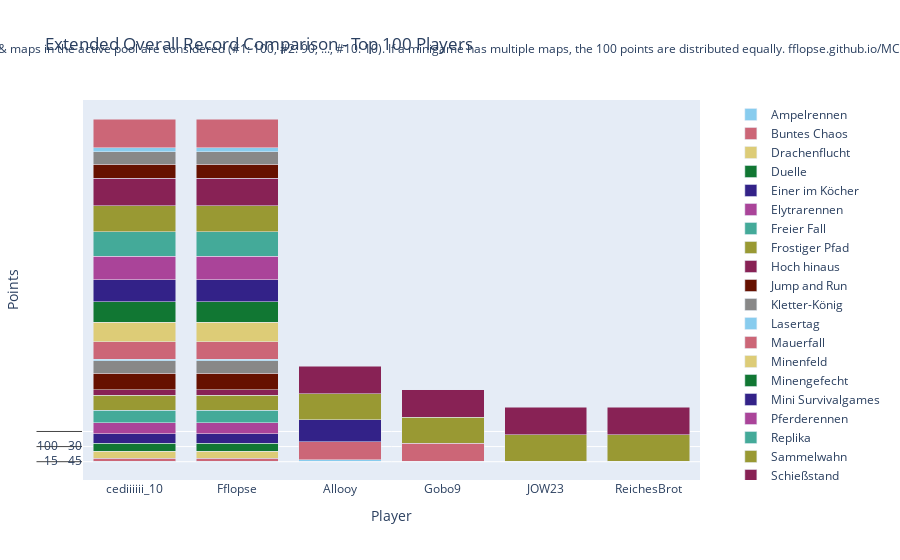

Source (notebook cell):
### Code cell
import plotly.graph_objects as go

# Sum all columns to get the total score
outDf['Total'] = outDf.sum(axis=1)

# Sort by total score and fill N/A values with 0
outDf = outDf.sort_values(by='Total', ascending=False).fillna(0)

# Crop to top 10 players
cropDf = outDf.head(100).copy()

# Drop the 'Total' column for plotting
cropDf = cropDf.drop(columns=['Total'])

# Create a color palette
color_palette = px.colors.qualitative.Safe

# Create the stacked bar plot
fig = go.Figure()

for column in cropDf.columns.difference(['Player']):
    fig.add_trace(go.Bar(
        x=cropDf.index,
        y=cropDf[column],
        name=column,
        marker_color=color_palette[len(fig.data) % len(color_palette)]
    ))

# Update layout
fig.update_layout(
    barmode='stack',
    title='Extended Overall Record Comparison - Top 100 Players',
    xaxis=dict(title='Player'),
    yaxis=dict(title='Points'),
    #height=800,
    #width=1000,
    legend=dict(
        x=1.05,
        y=0.5,
        traceorder='normal',
        font=dict(size=12),
        bgcolor='rgba(255, 255, 255, 0)',
        bordercolor='rgba(0, 0, 0, 0)'
    ),
    margin=dict(r=200),  # Adjust right margin to make room for the legend
    annotations=[
        dict(
            x=0.5,
            y=1.1635,
            xref='paper',
            yref='paper',
            text='Max 100 points per minigame. Records #1 through #10 of games & maps in the active pool are considered (#1: 100, #2: 90, ..., #10: 10). If a minigame has multiple maps, the 100 points are distributed equally. fflopse.github.io/MCP-Records/data-analysis/global-ranking.ipynb',
            showarrow=False,
            font=dict(size=12),
            xanchor='center'
        )
    ]
)

fig.show()

# save the plot as an html file

fig.write_html('out/full_overall_record_comparison.html')

### Figure 1 — Plotly figure (JSON) as saved in the notebook; plotly's stock layout.template omitted (floating-point values rounded to 4 significant figures; data arrays with more than 128 entries replaced by an {"elided": "..."} marker saying what was removed)
{"data": [{"marker": {"color": "rgb(136, 204, 238)"}, "name": "Ampelrennen", "type": "bar", "x": ["cediiiiii_10", "Fflopse", "Allooy", "Gobo9", "JOW23", "ReichesBrot", "HerrDante", "Ex4cted", "_n3d", "Pedrozockt", "Muniix", "chrisihalt", "Freeeedom", "Squashgitter333", "Ninivee", "TAMISH009", "Teesily", "yzvm", "2wc", "lizsyy", "Umgfoin", "2B9", "KakaMC", "DarkCobweb", "Luxemburq", "La_meleagro", "unausgesprochen", "Grapfen", "yiiq", "Sey__", "NewNormal0947", "camman18YT", "MindsetKito", "Gerrygames", "miridis41", "Schmaarek", "Joe3346", "Shiewk", "FrozenNoah", "GermanPie", "ffawks", "Davinci_Son", "TheFabo", "DieserBear", "byTobi", "MaxMitMaulkorb", "Sower_", "ByNetherdude", "LeMetin_", "zBro", "Pluto28", "Persidieus", "LeWi_100", "Stockinqs", "GeneralEnte06", "Lubottus", "h4nnes", "GamemasterNiki", "JOW24", "Feinberg", "YBCM", "Mincheeen", "xBaumeisterin", "JennieKim", "agowskyy", "LordAlexos", "ZweitesIch", "Seemops_8", "TheBreadHD", "RasenLP", "Flitzi_Dino", "MaxOnTheRoad", "Txlentierter", "rotmann2", "Julius16", "HeIsJustAPoorBoy", "M0osebumps", "Ritokii", "Cytoox", "Wienerisch", "deadfiight", "IchHolzDichWeg", "SatzdesPytag0ras", "G0at3D", "ArthurAlchemist", "DerAutist", "Mansuni", "Gummibearchen", "Krusti", "Simlll", "Sebi1801", "lolisamakun", "y9nic", "SiLoHB", "Morittz", "lolisamasan", "Lingex", "Tim_Voltia", "revolverz", "Hyxeed"], "y": {"elided": "100x2 int values"}}, {"marker": {"color": "rgb(204, 102, 119)"}, "name": "Buntes Chaos", "type": "bar", "x": ["cediiiiii_10", "Fflopse", "Allooy", "Gobo9", "JOW23", "ReichesBrot", "HerrDante", "Ex4cted", "_n3d", "Pedrozockt", "Muniix", "chrisihalt", "Freeeedom", "Squashgitter333", "Ninivee", "TAMISH009", "Teesily", "yzvm", "2wc", "lizsyy", "Umgfoin", "2B9", "KakaMC", "DarkCobweb", "Luxemburq", "La_meleagro", "unausgesprochen", "Grapfen", "yiiq", "Sey__", "NewNormal0947", "camman18YT", "MindsetKito", "Gerrygames", "miridis41", "Schmaarek", "Joe3346", "Shiewk", "FrozenNoah", "GermanPie", "ffawks", "Davinci_Son", "TheFabo", "DieserBear", "byTobi", "MaxMitMaulkorb", "Sower_", "ByNetherdude", "LeMetin_", "zBro", "Pluto28", "Persidieus", "LeWi_100", "Stockinqs", "GeneralEnte06", "Lubottus", "h4nnes", "GamemasterNiki", "JOW24", "Feinberg", "YBCM", "Mincheeen", "xBaumeisterin", "JennieKim", "agowskyy", "LordAlexos", "ZweitesIch", "Seemops_8", "TheBreadHD", "RasenLP", "Flitzi_Dino", "MaxOnTheRoad", "Txlentierter", "rotmann2", "Julius16", "HeIsJustAPoorBoy", "M0osebumps", "Ritokii", "Cytoox", "Wienerisch", "deadfiight", "IchHolzDichWeg", "SatzdesPytag0ras", "G0at3D", "ArthurAlchemist", "DerAutist", "Mansuni", "Gummibearchen", "Krusti", "Simlll", "Sebi1801", "lolisamakun", "y9nic", "SiLoHB", "Morittz", "lolisamasan", "Lingex", "Tim_Voltia", "revolverz", "Hyxeed"], "y": {"elided": "100x2 int values"}}, {"marker": {"color": "rgb(221, 204, 119)"}, "name": "Drachenflucht", "type": "bar", "x": ["cediiiiii_10", "Fflopse", "Allooy", "Gobo9", "JOW23", "ReichesBrot", "HerrDante", "Ex4cted", "_n3d", "Pedrozockt", "Muniix", "chrisihalt", "Freeeedom", "Squashgitter333", "Ninivee", "TAMISH009", "Teesily", "yzvm", "2wc", "lizsyy", "Umgfoin", "2B9", "KakaMC", "DarkCobweb", "Luxemburq", "La_meleagro", "unausgesprochen", "Grapfen", "yiiq", "Sey__", "NewNormal0947", "camman18YT", "MindsetKito", "Gerrygames", "miridis41", "Schmaarek", "Joe3346", "Shiewk", "FrozenNoah", "GermanPie", "ffawks", "Davinci_Son", "TheFabo", "DieserBear", "byTobi", "MaxMitMaulkorb", "Sower_", "ByNetherdude", "LeMetin_", "zBro", "Pluto28", "Persidieus", "LeWi_100", "Stockinqs", "GeneralEnte06", "Lubottus", "h4nnes", "GamemasterNiki", "JOW24", "Feinberg", "YBCM", "Mincheeen", "xBaumeisterin", "JennieKim", "agowskyy", "LordAlexos", "ZweitesIch", "Seemops_8", "TheBreadHD", "RasenLP", "Flitzi_Dino", "MaxOnTheRoad", "Txlentierter", "rotmann2", "Julius16", "HeIsJustAPoorBoy", "M0osebumps", "Ritokii", "Cytoox", "Wienerisch", "deadfiight", "IchHolzDichWeg", "SatzdesPytag0ras", "G0at3D", "ArthurAlchemist", "DerAutist", "Mansuni", "Gummibearchen", "Krusti", "Simlll", "Sebi1801", "lolisamakun", "y9nic", "SiLoHB", "Morittz", "lolisamasan", "Lingex", "Tim_Voltia", "revolverz", "Hyxeed"], "y": {"elided": "100x2 float values"}}, {"marker": {"color": "rgb(17, 119, 51)"}, "name": "Duelle", "type": "bar", "x": ["cediiiiii_10", "Fflopse", "Allooy", "Gobo9", "JOW23", "ReichesBrot", "HerrDante", "Ex4cted", "_n3d", "Pedrozockt", "Muniix", "chrisihalt", "Freeeedom", "Squashgitter333", "Ninivee", "TAMISH009", "Teesily", "yzvm", "2wc", "lizsyy", "Umgfoin", "2B9", "KakaMC", "DarkCobweb", "Luxemburq", "La_meleagro", "unausgesprochen", "Grapfen", "yiiq", "Sey__", "NewNormal0947", "camman18YT", "MindsetKito", "Gerrygames", "miridis41", "Schmaarek", "Joe3346", "Shiewk", "FrozenNoah", "GermanPie", "ffawks", "Davinci_Son", "TheFabo", "DieserBear", "byTobi", "MaxMitMaulkorb", "Sower_", "ByNetherdude", "LeMetin_", "zBro", "Pluto28", "Persidieus", "LeWi_100", "Stockinqs", "GeneralEnte06", "Lubottus", "h4nnes", "GamemasterNiki", "JOW24", "Feinberg", "YBCM", "Mincheeen", "xBaumeisterin", "JennieKim", "agowskyy", "LordAlexos", "ZweitesIch", "Seemops_8", "TheBreadHD", "RasenLP", "Flitzi_Dino", "MaxOnTheRoad", "Txlentierter", "rotmann2", "Julius16", "HeIsJustAPoorBoy", "M0osebumps", "Ritokii", "Cytoox", "Wienerisch", "deadfiight", "IchHolzDichWeg", "SatzdesPytag0ras", "G0at3D", "ArthurAlchemist", "DerAutist", "Mansuni", "Gummibearchen", "Krusti", "Simlll", "Sebi1801", "lolisamakun", "y9nic", "SiLoHB", "Morittz", "lolisamasan", "Lingex", "Tim_Voltia", "revolverz", "Hyxeed"], "y": {"elided": "100x2 int values"}}, {"marker": {"color": "rgb(51, 34, 136)"}, "name": "Einer im Köcher", "type": "bar", "x": ["cediiiiii_10", "Fflopse", "Allooy", "Gobo9", "JOW23", "ReichesBrot", "HerrDante", "Ex4cted", "_n3d", "Pedrozockt", "Muniix", "chrisihalt", "Freeeedom", "Squashgitter333", "Ninivee", "TAMISH009", "Teesily", "yzvm", "2wc", "lizsyy", "Umgfoin", "2B9", "KakaMC", "DarkCobweb", "Luxemburq", "La_meleagro", "unausgesprochen", "Grapfen", "yiiq", "Sey__", "NewNormal0947", "camman18YT", "MindsetKito", "Gerrygames", "miridis41", "Schmaarek", "Joe3346", "Shiewk", "FrozenNoah", "GermanPie", "ffawks", "Davinci_Son", "TheFabo", "DieserBear", "byTobi", "MaxMitMaulkorb", "Sower_", "ByNetherdude", "LeMetin_", "zBro", "Pluto28", "Persidieus", "LeWi_100", "Stockinqs", "GeneralEnte06", "Lubottus", "h4nnes", "GamemasterNiki", "JOW24", "Feinberg", "YBCM", "Mincheeen", "xBaumeisterin", "JennieKim", "agowskyy", "LordAlexos", "ZweitesIch", "Seemops_8", "TheBreadHD", "RasenLP", "Flitzi_Dino", "MaxOnTheRoad", "Txlentierter", "rotmann2", "Julius16", "HeIsJustAPoorBoy", "M0osebumps", "Ritokii", "Cytoox", "Wienerisch", "deadfiight", "IchHolzDichWeg", "SatzdesPytag0ras", "G0at3D", "ArthurAlchemist", "DerAutist", "Mansuni", "Gummibearchen", "Krusti", "Simlll", "Sebi1801", "lolisamakun", "y9nic", "SiLoHB", "Morittz", "lolisamasan", "Lingex", "Tim_Voltia", "revolverz", "Hyxeed"], "y": {"elided": "100x2 float values"}}, {"marker": {"color": "rgb(170, 68, 153)"}, "name": "Elytrarennen", "type": "bar", "x": ["cediiiiii_10", "Fflopse", "Allooy", "Gobo9", "JOW23", "ReichesBrot", "HerrDante", "Ex4cted", "_n3d", "Pedrozockt", "Muniix", "chrisihalt", "Freeeedom", "Squashgitter333", "Ninivee", "TAMISH009", "Teesily", "yzvm", "2wc", "lizsyy", "Umgfoin", "2B9", "KakaMC", "DarkCobweb", "Luxemburq", "La_meleagro", "unausgesprochen", "Grapfen", "yiiq", "Sey__", "NewNormal0947", "camman18YT", "MindsetKito", "Gerrygames", "miridis41", "Schmaarek", "Joe3346", "Shiewk", "FrozenNoah", "GermanPie", "ffawks", "Davinci_Son", "TheFabo", "DieserBear", "byTobi", "MaxMitMaulkorb", "Sower_", "ByNetherdude", "LeMetin_", "zBro", "Pluto28", "Persidieus", "LeWi_100", "Stockinqs", "GeneralEnte06", "Lubottus", "h4nnes", "GamemasterNiki", "JOW24", "Feinberg", "YBCM", "Mincheeen", "xBaumeisterin", "JennieKim", "agowskyy", "LordAlexos", "ZweitesIch", "Seemops_8", "TheBreadHD", "RasenLP", "Flitzi_Dino", "MaxOnTheRoad", "Txlentierter", "rotmann2", "Julius16", "HeIsJustAPoorBoy", "M0osebumps", "Ritokii", "Cytoox", "Wienerisch", "deadfiight", "IchHolzDichWeg", "SatzdesPytag0ras", "G0at3D", "ArthurAlchemist", "DerAutist", "Mansuni", "Gummibearchen", "Krusti", "Simlll", "Sebi1801", "lolisamakun", "y9nic", "SiLoHB", "Morittz", "lolisamasan", "Lingex", "Tim_Voltia", "revolverz", "Hyxeed"], "y": {"elided": "100x2 float values"}}, {"marker": {"color": "rgb(68, 170, 153)"}, "name": "Freier Fall", "type": "bar", "x": ["cediiiiii_10", "Fflopse", "Allooy", "Gobo9", "JOW23", "ReichesBrot", "HerrDante", "Ex4cted", "_n3d", "Pedrozockt", "Muniix", "chrisihalt", "Freeeedom", "Squashgitter333", "Ninivee", "TAMISH009", "Teesily", "yzvm", "2wc", "lizsyy", "Umgfoin", "2B9", "KakaMC", "DarkCobweb", "Luxemburq", "La_meleagro", "unausgesprochen", "Grapfen", "yiiq", "Sey__", "NewNormal0947", "camman18YT", "MindsetKito", "Gerrygames", "miridis41", "Schmaarek", "Joe3346", "Shiewk", "FrozenNoah", "GermanPie", "ffawks", "Davinci_Son", "TheFabo", "DieserBear", "byTobi", "MaxMitMaulkorb", "Sower_", "ByNetherdude", "LeMetin_", "zBro", "Pluto28", "Persidieus", "LeWi_100", "Stockinqs", "GeneralEnte06", "Lubottus", "h4nnes", "GamemasterNiki", "JOW24", "Feinberg", "YBCM", "Mincheeen", "xBaumeisterin", "JennieKim", "agowskyy", "LordAlexos", "ZweitesIch", "Seemops_8", "TheBreadHD", "RasenLP", "Flitzi_Dino", "MaxOnTheRoad", "Txlentierter", "rotmann2", "Julius16", "HeIsJustAPoorBoy", "M0osebumps", "Ritokii", "Cytoox", "Wienerisch", "deadfiight", "IchHolzDichWeg", "SatzdesPytag0ras", "G0at3D", "ArthurAlchemist", "DerAutist", "Mansuni", "Gummibearchen", "Krusti", "Simlll", "Sebi1801", "lolisamakun", "y9nic", "SiLoHB", "Morittz", "lolisamasan", "Lingex", "Tim_Voltia", "revolverz", "Hyxeed"], "y": {"elided": "100x2 int values"}}, {"marker": {"color": "rgb(153, 153, 51)"}, "name": "Frostiger Pfad", "type": "bar", "x": ["cediiiiii_10", "Fflopse", "Allooy", "Gobo9", "JOW23", "ReichesBrot", "HerrDante", "Ex4cted", "_n3d", "Pedrozockt", "Muniix", "chrisihalt", "Freeeedom", "Squashgitter333", "Ninivee", "TAMISH009", "Teesily", "yzvm", "2wc", "lizsyy", "Umgfoin", "2B9", "KakaMC", "DarkCobweb", "Luxemburq", "La_meleagro", "unausgesprochen", "Grapfen", "yiiq", "Sey__", "NewNormal0947", "camman18YT", "MindsetKito", "Gerrygames", "miridis41", "Schmaarek", "Joe3346", "Shiewk", "FrozenNoah", "GermanPie", "ffawks", "Davinci_Son", "TheFabo", "DieserBear", "byTobi", "MaxMitMaulkorb", "Sower_", "ByNetherdude", "LeMetin_", "zBro", "Pluto28", "Persidieus", "LeWi_100", "Stockinqs", "GeneralEnte06", "Lubottus", "h4nnes", "GamemasterNiki", "JOW24", "Feinberg", "YBCM", "Mincheeen", "xBaumeisterin", "JennieKim", "agowskyy", "LordAlexos", "ZweitesIch", "Seemops_8", "TheBreadHD", "RasenLP", "Flitzi_Dino", "MaxOnTheRoad", "Txlentierter", "rotmann2", "Julius16", "HeIsJustAPoorBoy", "M0osebumps", "Ritokii", "Cytoox", "Wienerisch", "deadfiight", "IchHolzDichWeg", "SatzdesPytag0ras", "G0at3D", "ArthurAlchemist", "DerAutist", "Mansuni", "Gummibearchen", "Krusti", "Simlll", "Sebi1801", "lolisamakun", "y9nic", "SiLoHB", "Morittz", "lolisamasan", "Lingex", "Tim_Voltia", "revolverz", "Hyxeed"], "y": {"elided": "100x2 int values"}}, {"marker": {"color": "rgb(136, 34, 85)"}, "name": "Hoch hinaus", "type": "bar", "x": ["cediiiiii_10", "Fflopse", "Allooy", "Gobo9", "JOW23", "ReichesBrot", "HerrDante", "Ex4cted", "_n3d", "Pedrozockt", "Muniix", "chrisihalt", "Freeeedom", "Squashgitter333", "Ninivee", "TAMISH009", "Teesily", "yzvm", "2wc", "lizsyy", "Umgfoin", "2B9", "KakaMC", "DarkCobweb", "Luxemburq", "La_meleagro", "unausgesprochen", "Grapfen", "yiiq", "Sey__", "NewNormal0947", "camman18YT", "MindsetKito", "Gerrygames", "miridis41", "Schmaarek", "Joe3346", "Shiewk", "FrozenNoah", "GermanPie", "ffawks", "Davinci_Son", "TheFabo", "DieserBear", "byTobi", "MaxMitMaulkorb", "Sower_", "ByNetherdude", "LeMetin_", "zBro", "Pluto28", "Persidieus", "LeWi_100", "Stockinqs", "GeneralEnte06", "Lubottus", "h4nnes", "GamemasterNiki", "JOW24", "Feinberg", "YBCM", "Mincheeen", "xBaumeisterin", "JennieKim", "agowskyy", "LordAlexos", "ZweitesIch", "Seemops_8", "TheBreadHD", "RasenLP", "Flitzi_Dino", "MaxOnTheRoad", "Txlentierter", "rotmann2", "Julius16", "HeIsJustAPoorBoy", "M0osebumps", "Ritokii", "Cytoox", "Wienerisch", "deadfiight", "IchHolzDichWeg", "SatzdesPytag0ras", "G0at3D", "ArthurAlchemist", "DerAutist", "Mansuni", "Gummibearchen", "Krusti", "Simlll", "Sebi1801", "lolisamakun", "y9nic", "SiLoHB", "Morittz", "lolisamasan", "Lingex", "Tim_Voltia", "revolverz", "Hyxeed"], "y": {"elided": "100x2 int values"}}, {"marker": {"color": "rgb(102, 17, 0)"}, "name": "Jump and Run", "type": "bar", "x": ["cediiiiii_10", "Fflopse", "Allooy", "Gobo9", "JOW23", "ReichesBrot", "HerrDante", "Ex4cted", "_n3d", "Pedrozockt", "Muniix", "chrisihalt", "Freeeedom", "Squashgitter333", "Ninivee", "TAMISH009", "Teesily", "yzvm", "2wc", "lizsyy", "Umgfoin", "2B9", "KakaMC", "DarkCobweb", "Luxemburq", "La_meleagro", "unausgesprochen", "Grapfen", "yiiq", "Sey__", "NewNormal0947", "camman18YT", "MindsetKito", "Gerrygames", "miridis41", "Schmaarek", "Joe3346", "Shiewk", "FrozenNoah", "GermanPie", "ffawks", "Davinci_Son", "TheFabo", "DieserBear", "byTobi", "MaxMitMaulkorb", "Sower_", "ByNetherdude", "LeMetin_", "zBro", "Pluto28", "Persidieus", "LeWi_100", "Stockinqs", "GeneralEnte06", "Lubottus", "h4nnes", "GamemasterNiki", "JOW24", "Feinberg", "YBCM", "Mincheeen", "xBaumeisterin", "JennieKim", "agowskyy", "LordAlexos", "ZweitesIch", "Seemops_8", "TheBreadHD", "RasenLP", "Flitzi_Dino", "MaxOnTheRoad", "Txlentierter", "rotmann2", "Julius16", "HeIsJustAPoorBoy", "M0osebumps", "Ritokii", "Cytoox", "Wienerisch", "deadfiight", "IchHolzDichWeg", "SatzdesPytag0ras", "G0at3D", "ArthurAlchemist", "DerAutist", "Mansuni", "Gummibearchen", "Krusti", "Simlll", "Sebi1801", "lolisamakun", "y9nic", "SiLoHB", "Morittz", "lolisamasan", "Lingex", "Tim_Voltia", "revolverz", "Hyxeed"], "y": {"elided": "100x2 float values"}}, {"marker": {"color": "rgb(136, 136, 136)"}, "name": "Kletter-König", "type": "bar", "x": ["cediiiiii_10", "Fflopse", "Allooy", "Gobo9", "JOW23", "ReichesBrot", "HerrDante", "Ex4cted", "_n3d", "Pedrozockt", "Muniix", "chrisihalt", "Freeeedom", "Squashgitter333", "Ninivee", "TAMISH009", "Teesily", "yzvm", "2wc", "lizsyy", "Umgfoin", "2B9", "KakaMC", "DarkCobweb", "Luxemburq", "La_meleagro", "unausgesprochen", "Grapfen", "yiiq", "Sey__", "NewNormal0947", "camman18YT", "MindsetKito", "Gerrygames", "miridis41", "Schmaarek", "Joe3346", "Shiewk", "FrozenNoah", "GermanPie", "ffawks", "Davinci_Son", "TheFabo", "DieserBear", "byTobi", "MaxMitMaulkorb", "Sower_", "ByNetherdude", "LeMetin_", "zBro", "Pluto28", "Persidieus", "LeWi_100", "Stockinqs", "GeneralEnte06", "Lubottus", "h4nnes", "GamemasterNiki", "JOW24", "Feinberg", "YBCM", "Mincheeen", "xBaumeisterin", "JennieKim", "agowskyy", "LordAlexos", "ZweitesIch", "Seemops_8", "TheBreadHD", "RasenLP", "Flitzi_Dino", "MaxOnTheRoad", "Txlentierter", "rotmann2", "Julius16", "HeIsJustAPoorBoy", "M0osebumps", "Ritokii", "Cytoox", "Wienerisch", "deadfiight", "IchHolzDichWeg", "SatzdesPytag0ras", "G0at3D", "ArthurAlchemist", "DerAutist", "Mansuni", "Gummibearchen", "Krusti", "Simlll", "Sebi1801", "lolisamakun", "y9nic", "SiLoHB", "Morittz", "lolisamasan", "Lingex", "Tim_Voltia", "revolverz", "Hyxeed"], "y": {"elided": "100x2 int values"}}, {"marker": {"color": "rgb(136, 204, 238)"}, "name": "Lasertag", "type": "bar", "x": ["cediiiiii_10", "Fflopse", "Allooy", "Gobo9", "JOW23", "ReichesBrot", "HerrDante", "Ex4cted", "_n3d", "Pedrozockt", "Muniix", "chrisihalt", "Freeeedom", "Squashgitter333", "Ninivee", "TAMISH009", "Teesily", "yzvm", "2wc", "lizsyy", "Umgfoin", "2B9", "KakaMC", "DarkCobweb", "Luxemburq", "La_meleagro", "unausgesprochen", "Grapfen", "yiiq", "Sey__", "NewNormal0947", "camman18YT", "MindsetKito", "Gerrygames", "miridis41", "Schmaarek", "Joe3346", "Shiewk", "FrozenNoah", "GermanPie", "ffawks", "Davinci_Son", "TheFabo", "DieserBear", "byTobi", "MaxMitMaulkorb", "Sower_", "ByNetherdude", "LeMetin_", "zBro", "Pluto28", "Persidieus", "LeWi_100", "Stockinqs", "GeneralEnte06", "Lubottus", "h4nnes", "GamemasterNiki", "JOW24", "Feinberg", "YBCM", "Mincheeen", "xBaumeisterin", "JennieKim", "agowskyy", "LordAlexos", "ZweitesIch", "Seemops_8", "TheBreadHD", "RasenLP", "Flitzi_Dino", "MaxOnTheRoad", "Txlentierter", "rotmann2", "Julius16", "HeIsJustAPoorBoy", "M0osebumps", "Ritokii", "Cytoox", "Wienerisch", "deadfiight", "IchHolzDichWeg", "SatzdesPytag0ras", "G0at3D", "ArthurAlchemist", "DerAutist", "Mansuni", "Gummibearchen", "Krusti", "Simlll", "Sebi1801", "lolisamakun", "y9nic", "SiLoHB", "Morittz", "lolisamasan", "Lingex", "Tim_Voltia", "revolverz", "Hyxeed"], "y": {"elided": "100x3 float values"}}, {"marker": {"color": "rgb(204, 102, 119)"}, "name": "Mauerfall", "type": "bar", "x": ["cediiiiii_10", "Fflopse", "Allooy", "Gobo9", "JOW23", "ReichesBrot", "HerrDante", "Ex4cted", "_n3d", "Pedrozockt", "Muniix", "chrisihalt", "Freeeedom", "Squashgitter333", "Ninivee", "TAMISH009", "Teesily", "yzvm", "2wc", "lizsyy", "Umgfoin", "2B9", "KakaMC", "DarkCobweb", "Luxemburq", "La_meleagro", "unausgesprochen", "Grapfen", "yiiq", "Sey__", "NewNormal0947", "camman18YT", "MindsetKito", "Gerrygames", "miridis41", "Schmaarek", "Joe3346", "Shiewk", "FrozenNoah", "GermanPie", "ffawks", "Davinci_Son", "TheFabo", "DieserBear", "byTobi", "MaxMitMaulkorb", "Sower_", "ByNetherdude", "LeMetin_", "zBro", "Pluto28", "Persidieus", "LeWi_100", "Stockinqs", "GeneralEnte06", "Lubottus", "h4nnes", "GamemasterNiki", "JOW24", "Feinberg", "YBCM", "Mincheeen", "xBaumeisterin", "JennieKim", "agowskyy", "LordAlexos", "ZweitesIch", "Seemops_8", "TheBreadHD", "RasenLP", "Flitzi_Dino", "MaxOnTheRoad", "Txlentierter", "rotmann2", "Julius16", "HeIsJustAPoorBoy", "M0osebumps", "Ritokii", "Cytoox", "Wienerisch", "deadfiight", "IchHolzDichWeg", "SatzdesPytag0ras", "G0at3D", "ArthurAlchemist", "DerAutist", "Mansuni", "Gummibearchen", "Krusti", "Simlll", "Sebi1801", "lolisamakun", "y9nic", "SiLoHB", "Morittz", "lolisamasan", "Lingex", "Tim_Voltia", "revolverz", "Hyxeed"], "y": {"elided": "100x4 float values"}}, {"marker": {"color": "rgb(221, 204, 119)"}, "name": "Minenfeld", "type": "bar", "x": ["cediiiiii_10", "Fflopse", "Allooy", "Gobo9", "JOW23", "ReichesBrot", "HerrDante", "Ex4cted", "_n3d", "Pedrozockt", "Muniix", "chrisihalt", "Freeeedom", "Squashgitter333", "Ninivee", "TAMISH009", "Teesily", "yzvm", "2wc", "lizsyy", "Umgfoin", "2B9", "KakaMC", "DarkCobweb", "Luxemburq", "La_meleagro", "unausgesprochen", "Grapfen", "yiiq", "Sey__", "NewNormal0947", "camman18YT", "MindsetKito", "Gerrygames", "miridis41", "Schmaarek", "Joe3346", "Shiewk", "FrozenNoah", "GermanPie", "ffawks", "Davinci_Son", "TheFabo", "DieserBear", "byTobi", "MaxMitMaulkorb", "Sower_", "ByNetherdude", "LeMetin_", "zBro", "Pluto28", "Persidieus", "LeWi_100", "Stockinqs", "GeneralEnte06", "Lubottus", "h4nnes", "GamemasterNiki", "JOW24", "Feinberg", "YBCM", "Mincheeen", "xBaumeisterin", "JennieKim", "agowskyy", "LordAlexos", "ZweitesIch", "Seemops_8", "TheBreadHD", "RasenLP", "Flitzi_Dino", "MaxOnTheRoad", "Txlentierter", "rotmann2", "Julius16", "HeIsJustAPoorBoy", "M0osebumps", "Ritokii", "Cytoox", "Wienerisch", "deadfiight", "IchHolzDichWeg", "SatzdesPytag0ras", "G0at3D", "ArthurAlchemist", "DerAutist", "Mansuni", "Gummibearchen", "Krusti", "Simlll", "Sebi1801", "lolisamakun", "y9nic", "SiLoHB", "Morittz", "lolisamasan", "Lingex", "Tim_Voltia", "revolverz", "Hyxeed"], "y": {"elided": "100x2 float values"}}, {"marker": {"color": "rgb(17, 119, 51)"}, "name": "Minengefecht", "type": "bar", "x": ["cediiiiii_10", "Fflopse", "Allooy", "Gobo9", "JOW23", "ReichesBrot", "HerrDante", "Ex4cted", "_n3d", "Pedrozockt", "Muniix", "chrisihalt", "Freeeedom", "Squashgitter333", "Ninivee", "TAMISH009", "Teesily", "yzvm", "2wc", "lizsyy", "Umgfoin", "2B9", "KakaMC", "DarkCobweb", "Luxemburq", "La_meleagro", "unausgesprochen", "Grapfen", "yiiq", "Sey__", "NewNormal0947", "camman18YT", "MindsetKito", "Gerrygames", "miridis41", "Schmaarek", "Joe3346", "Shiewk", "FrozenNoah", "GermanPie", "ffawks", "Davinci_Son", "TheFabo", "DieserBear", "byTobi", "MaxMitMaulkorb", "Sower_", "ByNetherdude", "LeMetin_", "zBro", "Pluto28", "Persidieus", "LeWi_100", "Stockinqs", "GeneralEnte06", "Lubottus", "h4nnes", "GamemasterNiki", "JOW24", "Feinberg", "YBCM", "Mincheeen", "xBaumeisterin", "JennieKim", "agowskyy", "LordAlexos", "ZweitesIch", "Seemops_8", "TheBreadHD", "RasenLP", "Flitzi_Dino", "MaxOnTheRoad", "Txlentierter", "rotmann2", "Julius16", "HeIsJustAPoorBoy", "M0osebumps", "Ritokii", "Cytoox", "Wienerisch", "deadfiight", "IchHolzDichWeg", "SatzdesPytag0ras", "G0at3D", "ArthurAlchemist", "DerAutist", "Mansuni", "Gummibearchen", "Krusti", "Simlll", "Sebi1801", "lolisamakun", "y9nic", "SiLoHB", "Morittz", "lolisamasan", "Lingex", "Tim_Voltia", "revolverz", "Hyxeed"], "y": {"elided": "100x2 float values"}}, {"marker": {"color": "rgb(51, 34, 136)"}, "name": "Mini Survivalgames", "type": "bar", "x": ["cediiiiii_10", "Fflopse", "Allooy", "Gobo9", "JOW23", "ReichesBrot", "HerrDante", "Ex4cted", "_n3d", "Pedrozockt", "Muniix", "chrisihalt", "Freeeedom", "Squashgitter333", "Ninivee", "TAMISH009", "Teesily", "yzvm", "2wc", "lizsyy", "Umgfoin", "2B9", "KakaMC", "DarkCobweb", "Luxemburq", "La_meleagro", "unausgesprochen", "Grapfen", "yiiq", "Sey__", "NewNormal0947", "camman18YT", "MindsetKito", "Gerrygames", "miridis41", "Schmaarek", "Joe3346", "Shiewk", "FrozenNoah", "GermanPie", "ffawks", "Davinci_Son", "TheFabo", "DieserBear", "byTobi", "MaxMitMaulkorb", "Sower_", "ByNetherdude", "LeMetin_", "zBro", "Pluto28", "Persidieus", "LeWi_100", "Stockinqs", "GeneralEnte06", "Lubottus", "h4nnes", "GamemasterNiki", "JOW24", "Feinberg", "YBCM", "Mincheeen", "xBaumeisterin", "JennieKim", "agowskyy", "LordAlexos", "ZweitesIch", "Seemops_8", "TheBreadHD", "RasenLP", "Flitzi_Dino", "MaxOnTheRoad", "Txlentierter", "rotmann2", "Julius16", "HeIsJustAPoorBoy", "M0osebumps", "Ritokii", "Cytoox", "Wienerisch", "deadfiight", "IchHolzDichWeg", "SatzdesPytag0ras", "G0at3D", "ArthurAlchemist", "DerAutist", "Mansuni", "Gummibearchen", "Krusti", "Simlll", "Sebi1801", "lolisamakun", "y9nic", "SiLoHB", "Morittz", "lolisamasan", "Lingex", "Tim_Voltia", "revolverz", "Hyxeed"], "y": {"elided": "100x3 int values"}}, {"marker": {"color": "rgb(170, 68, 153)"}, "name": "Pferderennen", "type": "bar", "x": ["cediiiiii_10", "Fflopse", "Allooy", "Gobo9", "JOW23", "ReichesBrot", "HerrDante", "Ex4cted", "_n3d", "Pedrozockt", "Muniix", "chrisihalt", "Freeeedom", "Squashgitter333", "Ninivee", "TAMISH009", "Teesily", "yzvm", "2wc", "lizsyy", "Umgfoin", "2B9", "KakaMC", "DarkCobweb", "Luxemburq", "La_meleagro", "unausgesprochen", "Grapfen", "yiiq", "Sey__", "NewNormal0947", "camman18YT", "MindsetKito", "Gerrygames", "miridis41", "Schmaarek", "Joe3346", "Shiewk", "FrozenNoah", "GermanPie", "ffawks", "Davinci_Son", "TheFabo", "DieserBear", "byTobi", "MaxMitMaulkorb", "Sower_", "ByNetherdude", "LeMetin_", "zBro", "Pluto28", "Persidieus", "LeWi_100", "Stockinqs", "GeneralEnte06", "Lubottus", "h4nnes", "GamemasterNiki", "JOW24", "Feinberg", "YBCM", "Mincheeen", "xBaumeisterin", "JennieKim", "agowskyy", "LordAlexos", "ZweitesIch", "Seemops_8", "TheBreadHD", "RasenLP", "Flitzi_Dino", "MaxOnTheRoad", "Txlentierter", "rotmann2", "Julius16", "HeIsJustAPoorBoy", "M0osebumps", "Ritokii", "Cytoox", "Wienerisch", "deadfiight", "IchHolzDichWeg", "SatzdesPytag0ras", "G0at3D", "ArthurAlchemist", "DerAutist", "Mansuni", "Gummibearchen", "Krusti", "Simlll", "Sebi1801", "lolisamakun", "y9nic", "SiLoHB", "Morittz", "lolisamasan", "Lingex", "Tim_Voltia", "revolverz", "Hyxeed"], "y": {"elided": "100x2 float values"}}, {"marker": {"color": "rgb(68, 170, 153)"}, "name": "Replika", "type": "bar", "x": ["cediiiiii_10", "Fflopse", "Allooy", "Gobo9", "JOW23", "ReichesBrot", "HerrDante", "Ex4cted", "_n3d", "Pedrozockt", "Muniix", "chrisihalt", "Freeeedom", "Squashgitter333", "Ninivee", "TAMISH009", "Teesily", "yzvm", "2wc", "lizsyy", "Umgfoin", "2B9", "KakaMC", "DarkCobweb", "Luxemburq", "La_meleagro", "unausgesprochen", "Grapfen", "yiiq", "Sey__", "NewNormal0947", "camman18YT", "MindsetKito", "Gerrygames", "miridis41", "Schmaarek", "Joe3346", "Shiewk", "FrozenNoah", "GermanPie", "ffawks", "Davinci_Son", "TheFabo", "DieserBear", "byTobi", "MaxMitMaulkorb", "Sower_", "ByNetherdude", "LeMetin_", "zBro", "Pluto28", "Persidieus", "LeWi_100", "Stockinqs", "GeneralEnte06", "Lubottus", "h4nnes", "GamemasterNiki", "JOW24", "Feinberg", "YBCM", "Mincheeen", "xBaumeisterin", "JennieKim", "agowskyy", "LordAlexos", "ZweitesIch", "Seemops_8", "TheBreadHD", "RasenLP", "Flitzi_Dino", "MaxOnTheRoad", "Txlentierter", "rotmann2", "Julius16", "HeIsJustAPoorBoy", "M0osebumps", "Ritokii", "Cytoox", "Wienerisch", "deadfiight", "IchHolzDichWeg", "SatzdesPytag0ras", "G0at3D", "ArthurAlchemist", "DerAutist", "Mansuni", "Gummibearchen", "Krusti", "Simlll", "Sebi1801", "lolisamakun", "y9nic", "SiLoHB", "Morittz", "lolisamasan", "Lingex", "Tim_Voltia", "revolverz", "Hyxeed"], "y": {"elided": "100x2 float values"}}, {"marker": {"color": "rgb(153, 153, 51)"}, "name": "Sammelwahn", "type": "bar", "x": ["cediiiiii_10", "Fflopse", "Allooy", "Gobo9", "JOW23", "ReichesBrot", "HerrDante", "Ex4cted", "_n3d", "Pedrozockt", "Muniix", "chrisihalt", "Freeeedom", "Squashgitter333", "Ninivee", "TAMISH009", "Teesily", "yzvm", "2wc", "lizsyy", "Umgfoin", "2B9", "KakaMC", "DarkCobweb", "Luxemburq", "La_meleagro", "unausgesprochen", "Grapfen", "yiiq", "Sey__", "NewNormal0947", "camman18YT", "MindsetKito", "Gerrygames", "miridis41", "Schmaarek", "Joe3346", "Shiewk", "FrozenNoah", "GermanPie", "ffawks", "Davinci_Son", "TheFabo", "DieserBear", "byTobi", "MaxMitMaulkorb", "Sower_", "ByNetherdude", "LeMetin_", "zBro", "Pluto28", "Persidieus", "LeWi_100", "Stockinqs", "GeneralEnte06", "Lubottus", "h4nnes", "GamemasterNiki", "JOW24", "Feinberg", "YBCM", "Mincheeen", "xBaumeisterin", "JennieKim", "agowskyy", "LordAlexos", "ZweitesIch", "Seemops_8", "TheBreadHD", "RasenLP", "Flitzi_Dino", "MaxOnTheRoad", "Txlentierter", "rotmann2", "Julius16", "HeIsJustAPoorBoy", "M0osebumps", "Ritokii", "Cytoox", "Wienerisch", "deadfiight", "IchHolzDichWeg", "SatzdesPytag0ras", "G0at3D", "ArthurAlchemist", "DerAutist", "Mansuni", "Gummibearchen", "Krusti", "Simlll", "Sebi1801", "lolisamakun", "y9nic", "SiLoHB", "Morittz", "lolisamasan", "Lingex", "Tim_Voltia", "revolverz", "Hyxeed"], "y": {"elided": "100x6 float values"}}, {"marker": {"color": "rgb(136, 34, 85)"}, "name": "Schießstand", "type": "bar", "x": ["cediiiiii_10", "Fflopse", "Allooy", "Gobo9", "JOW23", "ReichesBrot", "HerrDante", "Ex4cted", "_n3d", "Pedrozockt", "Muniix", "chrisihalt", "Freeeedom", "Squashgitter333", "Ninivee", "TAMISH009", "Teesily", "yzvm", "2wc", "lizsyy", "Umgfoin", "2B9", "KakaMC", "DarkCobweb", "Luxemburq", "La_meleagro", "unausgesprochen", "Grapfen", "yiiq", "Sey__", "NewNormal0947", "camman18YT", "MindsetKito", "Gerrygames", "miridis41", "Schmaarek", "Joe3346", "Shiewk", "FrozenNoah", "GermanPie", "ffawks", "Davinci_Son", "TheFabo", "DieserBear", "byTobi", "MaxMitMaulkorb", "Sower_", "ByNetherdude", "LeMetin_", "zBro", "Pluto28", "Persidieus", "LeWi_100", "Stockinqs", "GeneralEnte06", "Lubottus", "h4nnes", "GamemasterNiki", "JOW24", "Feinberg", "YBCM", "Mincheeen", "xBaumeisterin", "JennieKim", "agowskyy", "LordAlexos", "ZweitesIch", "Seemops_8", "TheBreadHD", "RasenLP", "Flitzi_Dino", "MaxOnTheRoad", "Txlentierter", "rotmann2", "Julius16", "HeIsJustAPoorBoy", "M0osebumps", "Ritokii", "Cytoox", "Wienerisch", "deadfiight", "IchHolzDichWeg", "SatzdesPytag0ras", "G0at3D", "ArthurAlchemist", "DerAutist", "Mansuni", "Gummibearchen", "Krusti", "Simlll", "Sebi1801", "lolisamakun", "y9nic", "SiLoHB", "Morittz", "lolisamasan", "Lingex", "Tim_Voltia", "revolverz", "Hyxeed"], "y": {"elided": "100x6 float values"}}, {"marker": {"color": "rgb(102, 17, 0)"}, "name": "Spleef", "type": "bar", "x": ["cediiiiii_10", "Fflopse", "Allooy", "Gobo9", "JOW23", "ReichesBrot", "HerrDante", "Ex4cted", "_n3d", "Pedrozockt", "Muniix", "chrisihalt", "Freeeedom", "Squashgitter333", "Ninivee", "TAMISH009", "Teesily", "yzvm", "2wc", "lizsyy", "Umgfoin", "2B9", "KakaMC", "DarkCobweb", "Luxemburq", "La_meleagro", "unausgesprochen", "Grapfen", "yiiq", "Sey__", "NewNormal0947", "camman18YT", "MindsetKito", "Gerrygames", "miridis41", "Schmaarek", "Joe3346", "Shiewk", "FrozenNoah", "GermanPie", "ffawks", "Davinci_Son", "TheFabo", "DieserBear", "byTobi", "MaxMitMaulkorb", "Sower_", "ByNetherdude", "LeMetin_", "zBro", "Pluto28", "Persidieus", "LeWi_100", "Stockinqs", "GeneralEnte06", "Lubottus", "h4nnes", "GamemasterNiki", "JOW24", "Feinberg", "YBCM", "Mincheeen", "xBaumeisterin", "JennieKim", "agowskyy", "LordAlexos", "ZweitesIch", "Seemops_8", "TheBreadHD", "RasenLP", "Flitzi_Dino", "MaxOnTheRoad", "Txlentierter", "rotmann2", "Julius16", "HeIsJustAPoorBoy", "M0osebumps", "Ritokii", "Cytoox", "Wienerisch", "deadfiight", "IchHolzDichWeg", "SatzdesPytag0ras", "G0at3D", "ArthurAlchemist", "DerAutist", "Mansuni", "Gummibearchen", "Krusti", "Simlll", "Sebi1801", "lolisamakun", "y9nic", "SiLoHB", "Morittz", "lolisamasan", "Lingex", "Tim_Voltia", "revolverz", "Hyxeed"], "y": {"elided": "100x2 int values"}}, {"marker": {"color": "rgb(136, 136, 136)"}, "name": "Todeswürfel", "type": "bar", "x": ["cediiiiii_10", "Fflopse", "Allooy", "Gobo9", "JOW23", "ReichesBrot", "HerrDante", "Ex4cted", "_n3d", "Pedrozockt", "Muniix", "chrisihalt", "Freeeedom", "Squashgitter333", "Ninivee", "TAMISH009", "Teesily", "yzvm", "2wc", "lizsyy", "Umgfoin", "2B9", "KakaMC", "DarkCobweb", "Luxemburq", "La_meleagro", "unausgesprochen", "Grapfen", "yiiq", "Sey__", "NewNormal0947", "camman18YT", "MindsetKito", "Gerrygames", "miridis41", "Schmaarek", "Joe3346", "Shiewk", "FrozenNoah", "GermanPie", "ffawks", "Davinci_Son", "TheFabo", "DieserBear", "byTobi", "MaxMitMaulkorb", "Sower_", "ByNetherdude", "LeMetin_", "zBro", "Pluto28", "Persidieus", "LeWi_100", "Stockinqs", "GeneralEnte06", "Lubottus", "h4nnes", "GamemasterNiki", "JOW24", "Feinberg", "YBCM", "Mincheeen", "xBaumeisterin", "JennieKim", "agowskyy", "LordAlexos", "ZweitesIch", "Seemops_8", "TheBreadHD", "RasenLP", "Flitzi_Dino", "MaxOnTheRoad", "Txlentierter", "rotmann2", "Julius16", "HeIsJustAPoorBoy", "M0osebumps", "Ritokii", "Cytoox", "Wienerisch", "deadfiight", "IchHolzDichWeg", "SatzdesPytag0ras", "G0at3D", "ArthurAlchemist", "DerAutist", "Mansuni", "Gummibearchen", "Krusti", "Simlll", "Sebi1801", "lolisamakun", "y9nic", "SiLoHB", "Morittz", "lolisamasan", "Lingex", "Tim_Voltia", "revolverz", "Hyxeed"], "y": {"elided": "100x2 int values"}}, {"marker": {"color": "rgb(136, 204, 238)"}, "name": "Waffenfolge", "type": "bar", "x": ["cediiiiii_10", "Fflopse", "Allooy", "Gobo9", "JOW23", "ReichesBrot", "HerrDante", "Ex4cted", "_n3d", "Pedrozockt", "Muniix", "chrisihalt", "Freeeedom", "Squashgitter333", "Ninivee", "TAMISH009", "Teesily", "yzvm", "2wc", "lizsyy", "Umgfoin", "2B9", "KakaMC", "DarkCobweb", "Luxemburq", "La_meleagro", "unausgesprochen", "Grapfen", "yiiq", "Sey__", "NewNormal0947", "camman18YT", "MindsetKito", "Gerrygames", "miridis41", "Schmaarek", "Joe3346", "Shiewk", "FrozenNoah", "GermanPie", "ffawks", "Davinci_Son", "TheFabo", "DieserBear", "byTobi", "MaxMitMaulkorb", "Sower_", "ByNetherdude", "LeMetin_", "zBro", "Pluto28", "Persidieus", "LeWi_100", "Stockinqs", "GeneralEnte06", "Lubottus", "h4nnes", "GamemasterNiki", "JOW24", "Feinberg", "YBCM", "Mincheeen", "xBaumeisterin", "JennieKim", "agowskyy", "LordAlexos", "ZweitesIch", "Seemops_8", "TheBreadHD", "RasenLP", "Flitzi_Dino", "MaxOnTheRoad", "Txlentierter", "rotmann2", "Julius16", "HeIsJustAPoorBoy", "M0osebumps", "Ritokii", "Cytoox", "Wienerisch", "deadfiight", "IchHolzDichWeg", "SatzdesPytag0ras", "G0at3D", "ArthurAlchemist", "DerAutist", "Mansuni", "Gummibearchen", "Krusti", "Simlll", "Sebi1801", "lolisamakun", "y9nic", "SiLoHB", "Morittz", "lolisamasan", "Lingex", "Tim_Voltia", "revolverz", "Hyxeed"], "y": {"elided": "100x2 int values"}}, {"marker": {"color": "rgb(204, 102, 119)"}, "name": "Wettrennen", "type": "bar", "x": ["cediiiiii_10", "Fflopse", "Allooy", "Gobo9", "JOW23", "ReichesBrot", "HerrDante", "Ex4cted", "_n3d", "Pedrozockt", "Muniix", "chrisihalt", "Freeeedom", "Squashgitter333", "Ninivee", "TAMISH009", "Teesily", "yzvm", "2wc", "lizsyy", "Umgfoin", "2B9", "KakaMC", "DarkCobweb", "Luxemburq", "La_meleagro", "unausgesprochen", "Grapfen", "yiiq", "Sey__", "NewNormal0947", "camman18YT", "MindsetKito", "Gerrygames", "miridis41", "Schmaarek", "Joe3346", "Shiewk", "FrozenNoah", "GermanPie", "ffawks", "Davinci_Son", "TheFabo", "DieserBear", "byTobi", "MaxMitMaulkorb", "Sower_", "ByNetherdude", "LeMetin_", "zBro", "Pluto28", "Persidieus", "LeWi_100", "Stockinqs", "GeneralEnte06", "Lubottus", "h4nnes", "GamemasterNiki", "JOW24", "Feinberg", "YBCM", "Mincheeen", "xBaumeisterin", "JennieKim", "agowskyy", "LordAlexos", "ZweitesIch", "Seemops_8", "TheBreadHD", "RasenLP", "Flitzi_Dino", "MaxOnTheRoad", "Txlentierter", "rotmann2", "Julius16", "HeIsJustAPoorBoy", "M0osebumps", "Ritokii", "Cytoox", "Wienerisch", "deadfiight", "IchHolzDichWeg", "SatzdesPytag0ras", "G0at3D", "ArthurAlchemist", "DerAutist", "Mansuni", "Gummibearchen", "Krusti", "Simlll", "Sebi1801", "lolisamakun", "y9nic", "SiLoHB", "Morittz", "lolisamasan", "Lingex", "Tim_Voltia", "revolverz", "Hyxeed"], "y": {"elided": "100x2 int values"}}], "layout": {"annotations": [{"font": {"size": 12}, "showarrow": false, "text": "Max 100 points per minigame. Records #1 through #10 of games & maps in the active pool are considered (#1: 100, #2: 90, ..., #10: 10). If a minigame has multiple maps, the 100 points are distributed equally. fflopse.github.io/MCP-Records/data-analysis/global-ranking.ipynb", "x": 0.5, "xanchor": "center", "xref": "paper", "y": 1.163, "yref": "paper"}], "barmode": "stack", "legend": {"bgcolor": "rgba(255, 255, 255, 0)", "bordercolor": "rgba(0, 0, 0, 0)", "font": {"size": 12}, "traceorder": "normal", "x": 1.05, "y": 0.5}, "margin": {"r": 200}, "title": {"text": "Extended Overall Record Comparison - Top 100 Players"}, "xaxis": {"title": {"text": "Player"}}, "yaxis": {"title": {"text": "Points"}}}}
